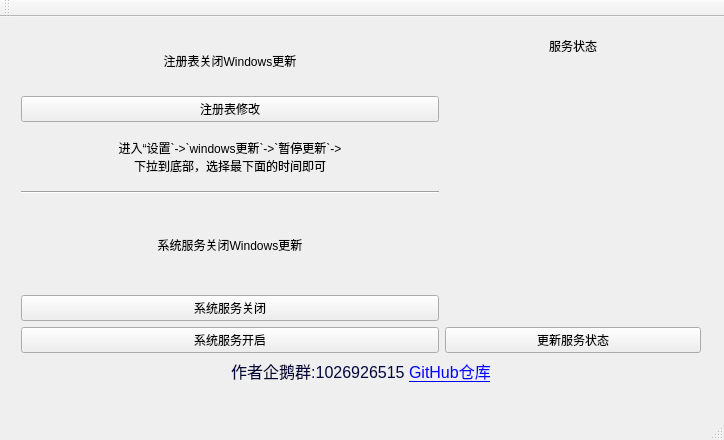
<?xml version="1.0" encoding="UTF-8"?>
<ui version="4.0">
 <class>MainUiClass</class>
 <widget class="QMainWindow" name="MainUiClass">
  <property name="geometry">
   <rect>
    <x>0</x>
    <y>0</y>
    <width>724</width>
    <height>440</height>
   </rect>
  </property>
  <property name="windowTitle">
   <string>MainUi</string>
  </property>
  <widget class="QWidget" name="centralWidget">
   <widget class="QWidget" name="">
    <property name="geometry">
     <rect>
      <x>10</x>
      <y>4</y>
      <width>702</width>
      <height>373</height>
     </rect>
    </property>
    <layout class="QGridLayout" name="gridLayout_4" rowstretch="1,0">
     <item row="0" column="0">
      <layout class="QVBoxLayout" name="verticalLayout">
       <item>
        <layout class="QGridLayout" name="gridLayout">
         <item row="0" column="0">
          <widget class="QLabel" name="label_reg">
           <property name="text">
            <string>注册表关闭Windows更新</string>
           </property>
           <property name="alignment">
            <set>Qt::AlignCenter</set>
           </property>
          </widget>
         </item>
         <item row="1" column="0">
          <widget class="QPushButton" name="pushButton_Reg">
           <property name="text">
            <string>注册表修改</string>
           </property>
          </widget>
         </item>
         <item row="2" column="0">
          <widget class="QLabel" name="label_Setting">
           <property name="text">
            <string>进入“设置`-&gt;`windows更新`-&gt;`暂停更新`-&gt;
下拉到底部，选择最下面的时间即可</string>
           </property>
           <property name="alignment">
            <set>Qt::AlignCenter</set>
           </property>
          </widget>
         </item>
        </layout>
       </item>
       <item>
        <widget class="Line" name="line">
         <property name="orientation">
          <enum>Qt::Horizontal</enum>
         </property>
        </widget>
       </item>
       <item>
        <layout class="QGridLayout" name="gridLayout_2">
         <item row="0" column="0">
          <widget class="QLabel" name="label_server">
           <property name="text">
            <string>系统服务关闭Windows更新</string>
           </property>
           <property name="alignment">
            <set>Qt::AlignCenter</set>
           </property>
          </widget>
         </item>
         <item row="2" column="0">
          <widget class="QPushButton" name="pushButton_ServerOpen">
           <property name="text">
            <string>系统服务开启</string>
           </property>
          </widget>
         </item>
         <item row="1" column="0">
          <widget class="QPushButton" name="pushButton_ServerClose">
           <property name="text">
            <string>系统服务关闭</string>
           </property>
          </widget>
         </item>
        </layout>
       </item>
      </layout>
     </item>
     <item row="0" column="1">
      <layout class="QGridLayout" name="gridLayout_3">
       <item row="1" column="0">
        <widget class="QLabel" name="label_ServerInfo">
         <property name="sizePolicy">
          <sizepolicy hsizetype="Fixed" vsizetype="Fixed">
           <horstretch>0</horstretch>
           <verstretch>0</verstretch>
          </sizepolicy>
         </property>
         <property name="minimumSize">
          <size>
           <width>256</width>
           <height>256</height>
          </size>
         </property>
         <property name="text">
          <string/>
         </property>
         <property name="alignment">
          <set>Qt::AlignCenter</set>
         </property>
        </widget>
       </item>
       <item row="0" column="0">
        <widget class="QLabel" name="label_ServerStatus">
         <property name="text">
          <string>服务状态</string>
         </property>
         <property name="alignment">
          <set>Qt::AlignCenter</set>
         </property>
        </widget>
       </item>
       <item row="2" column="0">
        <widget class="QPushButton" name="pushButton_ServerSelect">
         <property name="sizePolicy">
          <sizepolicy hsizetype="Preferred" vsizetype="Preferred">
           <horstretch>0</horstretch>
           <verstretch>0</verstretch>
          </sizepolicy>
         </property>
         <property name="text">
          <string>更新服务状态</string>
         </property>
        </widget>
       </item>
      </layout>
     </item>
     <item row="1" column="0" colspan="2">
      <widget class="QLabel" name="label_6">
       <property name="text">
        <string>&lt;html&gt;&lt;head/&gt;&lt;body&gt;&lt;p align=&quot;center&quot;&gt;&lt;span style=&quot; font-family:'-apple-system','BlinkMacSystemFont','Segoe UI','Roboto','Ubuntu','Helvetica Neue','Helvetica','Arial','PingFang SC','Hiragino Sans GB','Microsoft YaHei UI','Microsoft YaHei','Source Han Sans CN','sans-serif','Apple Color Emoji','Segoe UI Emoji'; font-size:12pt; color:#05073b;&quot;&gt;作者企鹅群:1026926515 &lt;/span&gt;&lt;a href=&quot;https://github.com/ZeroDuckCode/WindowsUpdateClose&quot;&gt;&lt;span style=&quot; font-size:12pt; text-decoration: underline; color:#0000ff;&quot;&gt;GitHub仓库&lt;/span&gt;&lt;/a&gt;&lt;/p&gt;&lt;/body&gt;&lt;/html&gt;</string>
       </property>
      </widget>
     </item>
    </layout>
   </widget>
  </widget>
  <widget class="QMenuBar" name="menuBar">
   <property name="geometry">
    <rect>
     <x>0</x>
     <y>0</y>
     <width>724</width>
     <height>22</height>
    </rect>
   </property>
  </widget>
  <widget class="QToolBar" name="mainToolBar">
   <attribute name="toolBarArea">
    <enum>TopToolBarArea</enum>
   </attribute>
   <attribute name="toolBarBreak">
    <bool>false</bool>
   </attribute>
  </widget>
  <widget class="QStatusBar" name="statusBar"/>
 </widget>
 <layoutdefault spacing="6" margin="11"/>
 <resources>
  <include location="MainUi.qrc"/>
 </resources>
 <connections/>
</ui>
